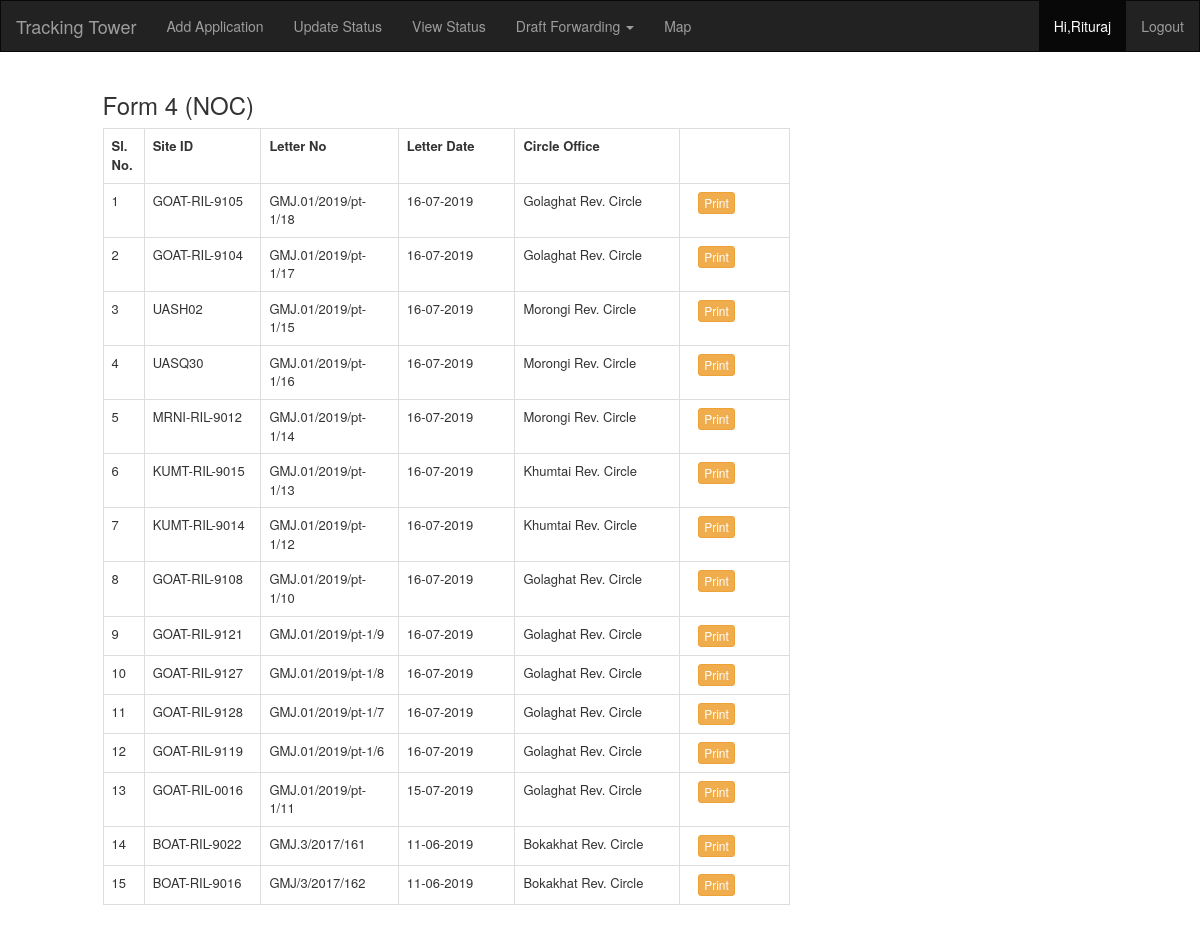
/noc.php (signed in), run on the app's committed database.
### tables this page shows
CREATE TABLE `track` (
  `id` int(11) NOT NULL,
  `app_id` int(11) NOT NULL,
  `app_status` int(11) NOT NULL,
  `fileno` varchar(40) DEFAULT NULL,
  `file_date` date DEFAULT NULL,
  `remarks` varchar(999) DEFAULT NULL,
  `is_delete` int(11) NOT NULL DEFAULT '0',
  `updated_on` datetime NOT NULL DEFAULT CURRENT_TIMESTAMP
);

CREATE TABLE `master_application` (
  `id` int(11) NOT NULL,
  `site_id` varchar(20) NOT NULL,
  `company_id` int(11) NOT NULL,
  `co_id` int(11) NOT NULL,
  `owner_name` varchar(100) NOT NULL,
  `owner_address` varchar(400) NOT NULL,
  `dagno` int(11) NOT NULL,
  `pattano` int(11) NOT NULL,
  `lattitude` varchar(30) NOT NULL,
  `longitude` varchar(30) NOT NULL,
  `dd_no` varchar(50) DEFAULT NULL,
  `dd_date` date DEFAULT NULL,
  `dd_status` int(11) NOT NULL DEFAULT '1',
  `dd_remarks` varchar(600) DEFAULT NULL,
  `remarks` varchar(999) DEFAULT NULL,
  `receivedon` date NOT NULL,
  `curr_status` int(11) NOT NULL DEFAULT '0',
  `year` int(11) DEFAULT NULL,
  `plot_type` varchar(50) DEFAULT NULL,
  `tower_type` varchar(5) DEFAULT NULL,
  `length` int(11) DEFAULT NULL,
  `width` int(11) DEFAULT NULL,
  `validity` date DEFAULT NULL,
  `is_delete` int(11) NOT NULL DEFAULT '0'
);

CREATE TABLE `circle_office` (
  `id` int(11) NOT NULL,
  `name` varchar(60) NOT NULL
);

### noc.php (the view)
<?php
    include("config.php");
    include("header.php");
    $sql    = "select b.id, a.fileno, a.file_date, c.name as co, b.site_id, b.plot_type, b.tower_type from track a inner join
    master_application b on a.app_id=b.id inner join circle_office c on
    b.co_id= c.id where a.app_status=8
    order by a.file_date desc,a.id desc";
    $result = mysqli_query($mysqli, $sql) ;
?>
<div class="row">
<div class="col-md-1">
</div>
<div class="col-md-7">
<h3>Form 4 (NOC)</h3>
</div>
</div>
<div class="row">
<div class="col-md-1">
</div>
<div class="col-md-7">
<table class="table table-bordered" width="100%" style="font-size:13px !important;">
<tr>
<th width="6%">
Sl. No.
</th>
<th width="17%">
Site ID
</th>
<th width="20%">
Letter No
</th>
<th  width="17%">
Letter Date
</th>
<th  width="24%">
Circle Office
</th>
<th></th>
</tr>
<?php $sno=1; while($r= mysqli_fetch_array($result)) { ?>
<tr>
    <td>
    <?php echo $sno; $sno ++; ?>
    </td>
    <td>
    <?php echo $r["site_id"];?>
    </td>
    <td>
    <?php echo $r["fileno"];?>
    </td>
    <td>
        <?php echo date('d-m-Y', strtotime($r['file_date']))?>
    </td>
    <td>
    <?php echo $r["co"];?>
    </td>
    <td>
<?php if($r["plot_type"]=="" || $r["tower_type"]=="" ){ } else {?>
    <a class='btn btn-xs btn-warning' style="margin-left:10px" target="_blank"
     href='printnoc.php?id=<?php echo  $r["id"] ?>' >Print</a><?php }?>
    </td>
</tr>
<?php } ?>
</table>
</div>
</div>
<?php
    include("footer.php");
?>

### data on the page
track: master_application.site_id "GOAT-RIL-9105", fileno "GMJ.01/2019/pt-1/18", file_date "16-07-2019", circle_office.name "Golaghat Rev. Circle"
track: master_application.site_id "GOAT-RIL-9104", fileno "GMJ.01/2019/pt-1/17", file_date "16-07-2019", circle_office.name "Golaghat Rev. Circle"
track: master_application.site_id "UASH02", fileno "GMJ.01/2019/pt-1/15", file_date "16-07-2019", circle_office.name "Morongi Rev. Circle"
track: master_application.site_id "UASQ30", fileno "GMJ.01/2019/pt-1/16", file_date "16-07-2019", circle_office.name "Morongi Rev. Circle"
track: master_application.site_id "MRNI-RIL-9012", fileno "GMJ.01/2019/pt-1/14", file_date "16-07-2019", circle_office.name "Morongi Rev. Circle"
track: master_application.site_id "KUMT-RIL-9015", fileno "GMJ.01/2019/pt-1/13", file_date "16-07-2019", circle_office.name "Khumtai Rev. Circle"
track: master_application.site_id "KUMT-RIL-9014", fileno "GMJ.01/2019/pt-1/12", file_date "16-07-2019", circle_office.name "Khumtai Rev. Circle"
track: master_application.site_id "GOAT-RIL-9108", fileno "GMJ.01/2019/pt-1/10", file_date "16-07-2019", circle_office.name "Golaghat Rev. Circle"
track: master_application.site_id "GOAT-RIL-9121", fileno "GMJ.01/2019/pt-1/9", file_date "16-07-2019", circle_office.name "Golaghat Rev. Circle"
track: master_application.site_id "GOAT-RIL-9127", fileno "GMJ.01/2019/pt-1/8", file_date "16-07-2019", circle_office.name "Golaghat Rev. Circle"
track: master_application.site_id "GOAT-RIL-9128", fileno "GMJ.01/2019/pt-1/7", file_date "16-07-2019", circle_office.name "Golaghat Rev. Circle"
track: master_application.site_id "GOAT-RIL-9119", fileno "GMJ.01/2019/pt-1/6", file_date "16-07-2019", circle_office.name "Golaghat Rev. Circle"
track: master_application.site_id "GOAT-RIL-0016", fileno "GMJ.01/2019/pt-1/11", file_date "15-07-2019", circle_office.name "Golaghat Rev. Circle"
track: master_application.site_id "BOAT-RIL-9022", fileno "GMJ.3/2017/161", file_date "11-06-2019", circle_office.name "Bokakhat Rev. Circle"
track: master_application.site_id "BOAT-RIL-9016", fileno "GMJ/3/2017/162", file_date "11-06-2019", circle_office.name "Bokakhat Rev. Circle"

### other printed values
$_SESSION['name'] "Rituraj"
